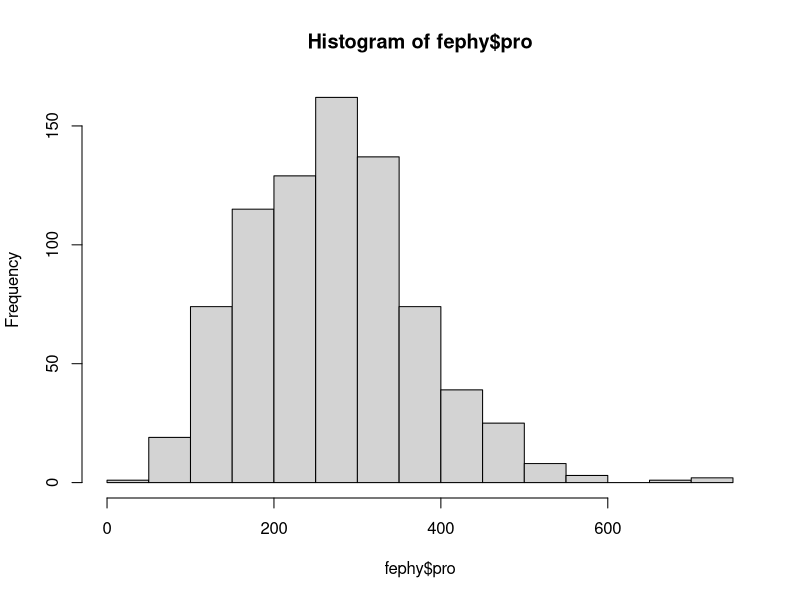
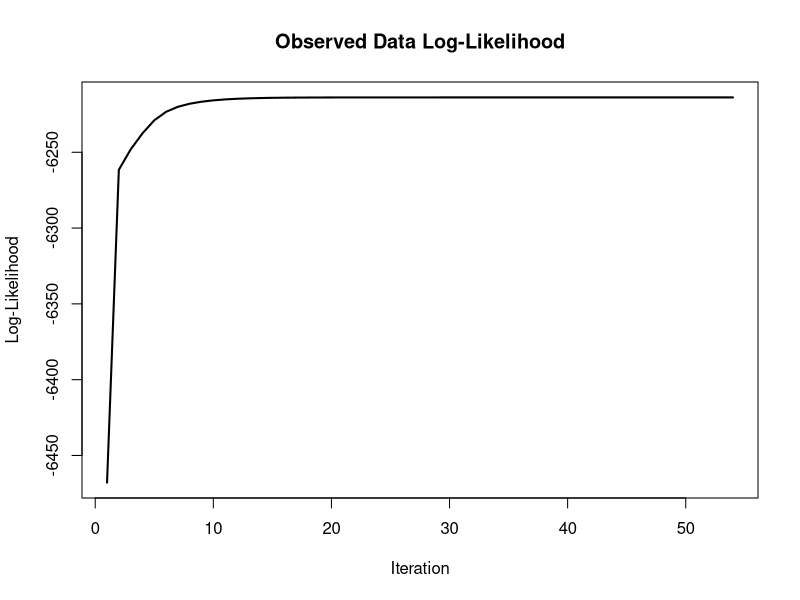
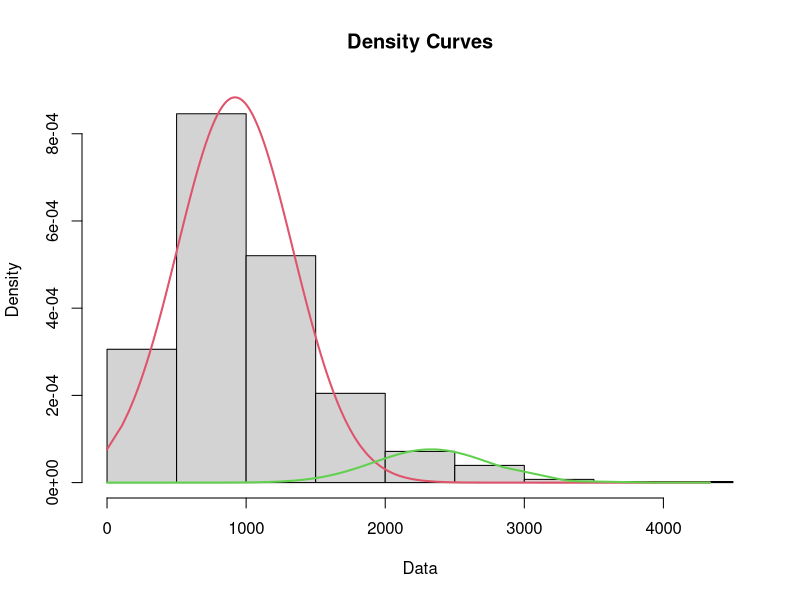
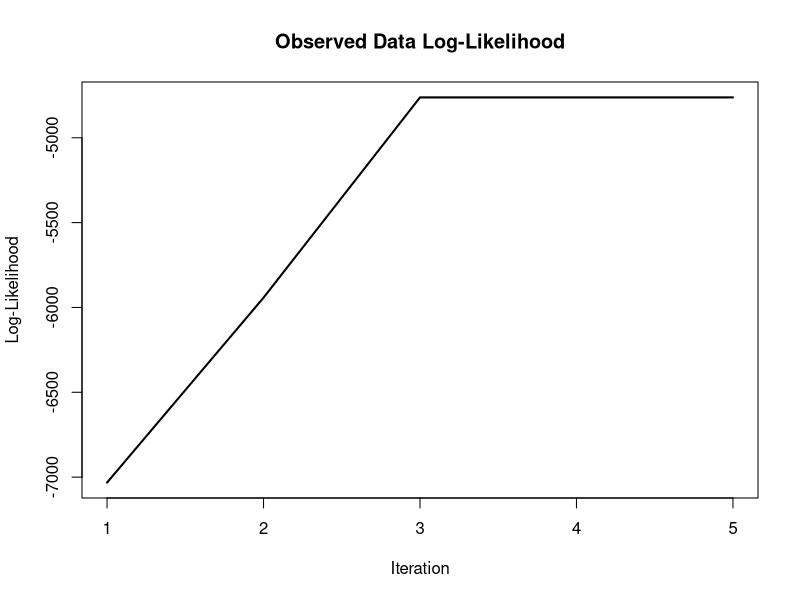
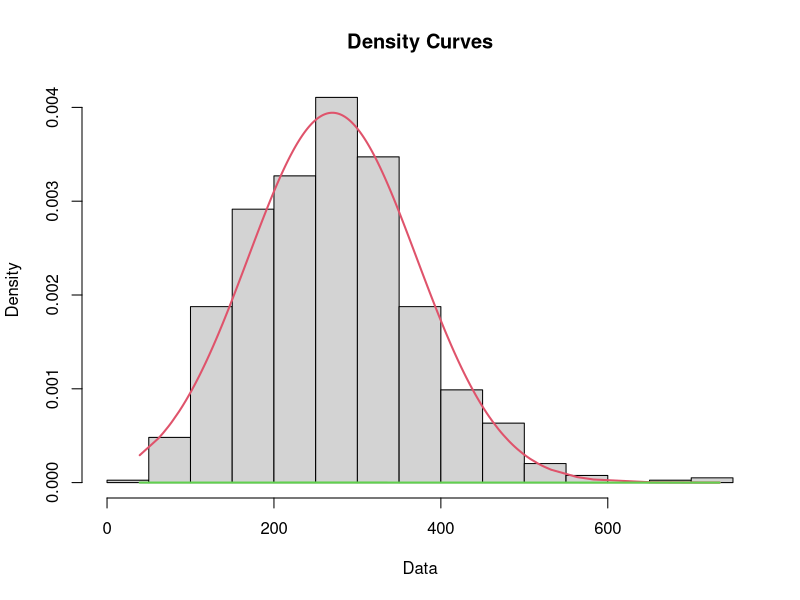
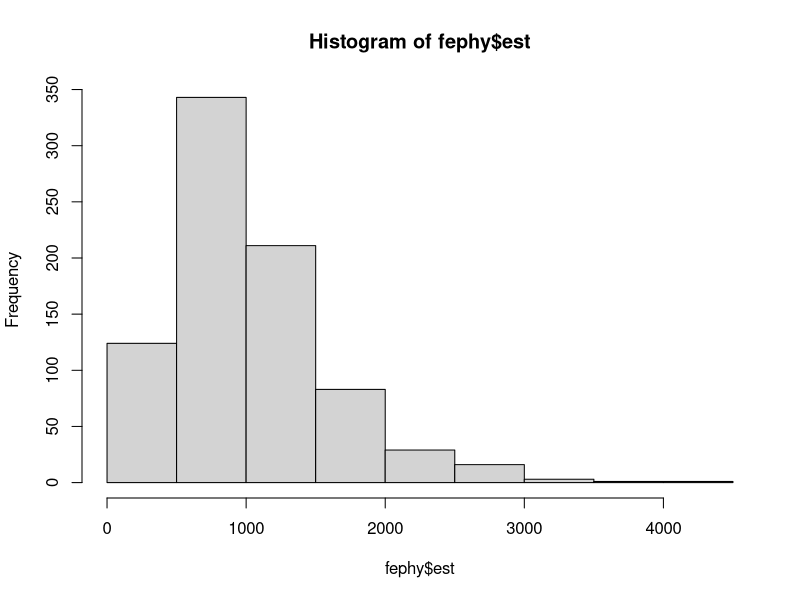

Write R code to recreate these figures, in order. (Note: this script raises an error after producing the figures.)

setwd("C:/Users/stuwe/OneDrive - University of Arizona/1-Doctoral chapters/Stats for dissertation/Behavior and physiology stat files")
fephy<-read.csv("femphys_for_R.csv")
library(ggplot2)
summary(fephy)
head(fephy)
fephy$est=as.numeric(as.character(fephy$est))
fephy$pro=as.numeric(as.character(fephy$pro))
fephy$date=as.Date(fephy$date, format= "%d/%m/%y")
fephy$INDIV=as.factor((fephy$INDIV))
help(as.Date)
hist(fephy$pro)
str(fephy)

library(mixtools)
#wait1 <- normalmixEM(waiting, lambda = .5, mu = c(55, 80), sigma = 5)

est1<-normalmixEM(fephy$est[!is.na(fephy$est)],lambda=0.5,mu=c(1000,2000),sigma=500)
summary(est1)
plot(est1,density=T)



#draw = TRUE, ...)
#ellipse(mu, sigma, alpha = .05, npoints = 250, newplot = FALSE,
        

prog1<-normalmixEM(fephy$pro[!is.na(fephy$pro)],lambda=0.5,mu=c(1000,2500),sigma=500)
summary(prog1)
plot(prog1,density=T)



esthist<-hist(fephy$est)




summary(lm(fephy$pro~fephy$est))

## fit yesterdays progesterone todays estradiol
summary(lm(fephy$pro[-1]~fephy$pro[-length(fephy$est)]))

## fit todays progesterone on yesterdays estradiol
summary(lm(agrphy$pro[-length(agrphy$pro)]~agrphy$Est[-1]))

plot(agrphy$pro~agrphy$Est)
abline(lm(agrphy$pro~agrphy$Est))

## agression
agrphy$lmagg<-as.numeric(as.character(agrphy$lmagg))
agrphy$Est<-as.numeric(as.character(agrphy$Est))
agrphy$in.tun<-as.numeric(as.character(agrphy$in.tun))
agrphy$Est<-agrphy$Est/1000
agrphy<-Est[order(Est$Est),]

agr2<-with(Baest[Baest$in.tun!=0,],glm(lmagg~Baest+I(Baest^2),family="poisson",na.action="na.exclude"))
summary(agr2)


predictagr<-predict(agr2,se.fit=T)


with(phybe[phybe$in.tun!=0,],plot(exp(predictagr$fit)~Est,ylim=c(0,4),type="l",lty=2))
with(phybe[phybe$in.tun!=0,],lines(Est,exp(predictagr$fit-1.96*predictagr$se.fit)))
with(phybe[phybe$in.tun!=0,],lines(Est,exp(predictagr$fit+1.96*predictagr$se.fit)))
with(phybe[phybe$in.tun!=0,],points(Est,lmagg))


dev.off()
jpeg("fig1.jpg",width=12.5, height=6.5, units="in",res=600)
line.plot<- ggplot(data=agrphy, aes(x=date, y=Est, col=ID))
  
line.plot+
  geom_line()
dev.off()
